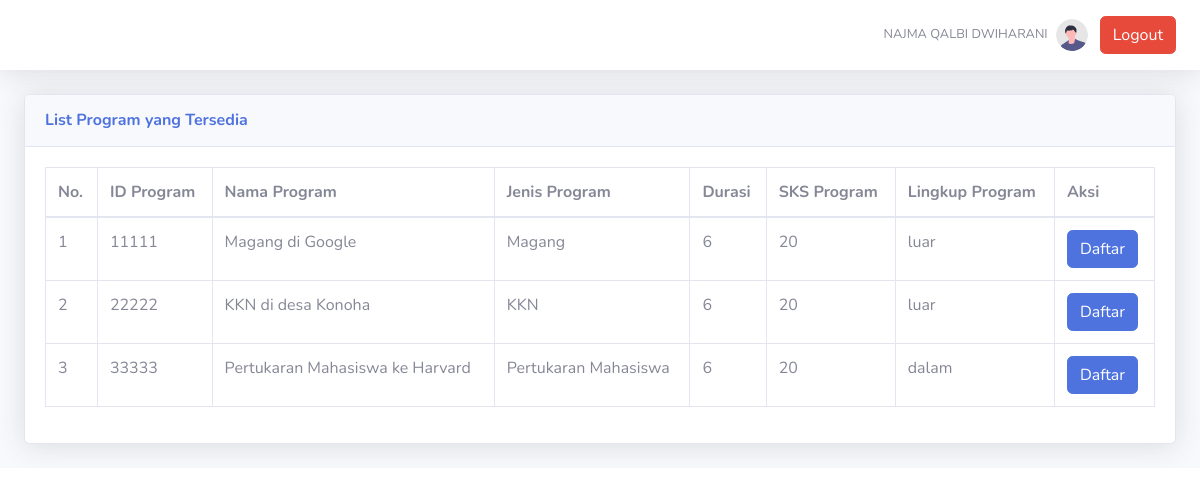
Screenshot of /daftar.php?id=2102843 with the database file from the repository.
### tables this page shows
CREATE TABLE `tmahasiswa` (
  `nip` varchar(20) NOT NULL,
  `nim` varchar(10) NOT NULL,
  `nama_mahasiswa` varchar(50) NOT NULL,
  `prodi` varchar(50) NOT NULL,
  `email_mahasiswa` varchar(50) NOT NULL,
  `semester_mahasiswa` int(11) NOT NULL,
  `sks_akumulatif` int(11) DEFAULT 0,
  `sks_sisa_konversi` int(11) DEFAULT 0,
  `sks_dalam_univ` int(11) DEFAULT 20,
  `sks_luar_univ` int(11) DEFAULT 40,
  `ipk_mahasiswa` float NOT NULL,
  `status_mahasiswa` varchar(25) DEFAULT 'belum berpartisipasi'
);

CREATE TABLE `tprogrammbkm` (
  `id_program` varchar(10) NOT NULL,
  `nama_program` varchar(50) NOT NULL,
  `jenis_program` varchar(50) NOT NULL,
  `durasi` int(11) NOT NULL,
  `sks_program` int(11) NOT NULL,
  `lingkup_program` varchar(10) NOT NULL
);

### daftar.php (the view, shortened to what this page needs)
<?php
if(isset($_GET["id"]) && !empty(trim($_GET["id"]))){
    require_once "config.php";
    $sql = "SELECT * FROM tmahasiswa WHERE nim = ?";
    if($stmt = mysqli_prepare($link, $sql)){
        mysqli_stmt_bind_param($stmt, "s", $param_nim);
        if(mysqli_stmt_execute($stmt)){
            $result = mysqli_stmt_get_result($stmt);
            if(mysqli_num_rows($result) == 1){
                $row = mysqli_fetch_array($result, MYSQLI_ASSOC);
                $nama_mahasiswa = $row["nama_mahasiswa"];
            } else{
                echo "Oops! Something went wrong. Please try again later.";
            }
        } else{
            echo "Oops! Something went wrong. Please try again later.";
        }
    }
}
?>
<!DOCTYPE html>
<html lang="en">
<head>
    <link href="vendor/fontawesome-free/css/all.min.css" rel="stylesheet" type="text/css">
    <link href="css/sb-admin-2.min.css" rel="stylesheet">
</head>
<body id="page-top">
    <div id="wrapper">
        <div id="content-wrapper" class="d-flex flex-column">
            <div id="content">
                <nav class="navbar navbar-expand navbar-light bg-white topbar mb-4 static-top shadow">
                    <ul class="navbar-nav ml-auto">
                        <li class="nav-item dropdown no-arrow">
                            <a class="nav-link dropdown-toggle" href="#" id="userDropdown" role="button"
                                data-toggle="dropdown" aria-haspopup="true" aria-expanded="false">
                                <span class="mr-2 d-none d-lg-inline text-gray-600 small"><?= $nama_mahasiswa ?></span>
                                <img class="img-profile rounded-circle"
                                    src="img/undraw_profile.svg">
                            </a>
                        </li>
                        <li class="nav-item align-self-center">
                            <a href='logout.php' class='btn btn-danger mr-2'>Logout</a>
                        </li>
                    </ul>
                </nav>
                <div class="container-fluid">
                    <div class="card shadow mb-4">
                        <div class="card-header py-3">
                            <h6 class="m-0 font-weight-bold text-primary">List Program yang Tersedia</h6>
                        </div>
                        <div class="card-body">
                        <?php
                        require_once "config.php";
                        $sql = "SELECT * FROM tprogrammbkm";
                        if($result = mysqli_query($link, $sql)){
                            if(mysqli_num_rows($result) > 0){
                                echo '<div class="table-responsive">';
                                    echo '<table class="table table-bordered" id="dataTable" width="100%" cellspacing="0">';
                                        echo "<thead>";
                                            echo "<tr>";
                                                echo "<th>No.</th>";
                                                echo "<th>ID Program</th>";
                                                echo "<th>Nama Program</th>";
                                                echo "<th>Jenis Program</th>";
                                                echo "<th>Durasi</th>";
                                                echo "<th>SKS Program</th>";
                                                echo "<th>Lingkup Program</th>";
                                                echo "<th>Aksi</th>";
                                            echo "</tr>";
                                        echo "</thead>";
                                        echo "<tbody>";
                                        $num = 1;
                                        while($row = mysqli_fetch_array($result)){
                                            echo "<tr>";
                                                echo "<td>" . $num++ . "</td>";
                                                echo "<td>" . $row['id_program'] . "</td>";
                                                echo "<td>" . $row['nama_program'] . "</td>";
                                                echo "<td>" . $row['jenis_program'] . "</td>";
                                                echo "<td>" . $row['durasi'] . "</td>";
                                                echo "<td>" . $row['sks_program'] . "</td>";
                                                echo "<td>" . $row['lingkup_program'] . "</td>";
                                                echo "<td><a href='prosesdaftar.php?id=". $row["id_program"] ."' class='btn btn-primary btn-act'>Daftar</a></td>";
                                            echo "</tr>";
                                        }
                                        echo "</tbody>";
                                    echo "</table>";
                                echo '</div>';
                            } else{
                                echo '<div class="alert alert-danger"><em>List kosong</em></div>';
                            }
                        } else{
                            echo "Oops! Something went wrong. Please try again later.";
                        }
                        ?>
                        </div>
                    </div>
                </div>
            </div>
        </div>
    </div>
</body>
</html>

### rows the page displays
tmahasiswa: nama_mahasiswa "NAJMA QALBI DWIHARANI"
tprogrammbkm: id_program "11111", nama_program "Magang di Google", jenis_program "Magang", durasi "6", sks_program "20", lingkup_program "luar"
tprogrammbkm: id_program "22222", nama_program "KKN di desa Konoha", jenis_program "KKN", durasi "6", sks_program "20", lingkup_program "luar"
tprogrammbkm: id_program "33333", nama_program "Pertukaran Mahasiswa ke Harvard", jenis_program "Pertukaran Mahasiswa", durasi "6", sks_program "20", lingkup_program "dalam"
